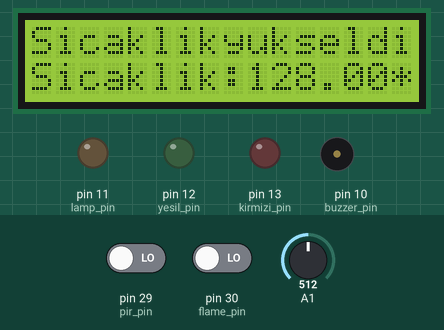
This sketch was run on a simulated Arduino Mega 2560, built with avr-gcc and run on an emulated ATmega2560. On the bench: 16×2 character LCD, output pins drawn as LEDs (lit = HIGH), buzzer (waves = sounding, pin HIGH). The test bench sets the inputs (shaded band); at power-on: A1 = 512, pin 29 (pir_pin) LOW, pin 30 (flame_pin) LOW.

Above: at 1.2 s.
1.3 s: A1 set to 416
At 1.7 s:
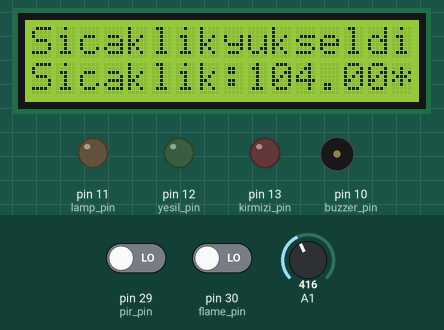
2.8 s: A1 set to 393
At 4.0 s:
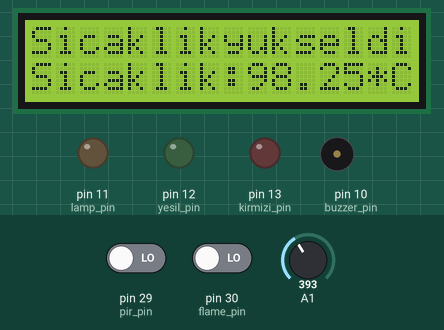
4.3 s: A1 set to 132
At 5.3 s:
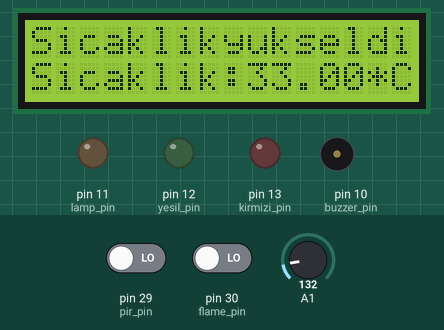
5.8 s: A1 set to 112
At 6.5 s:
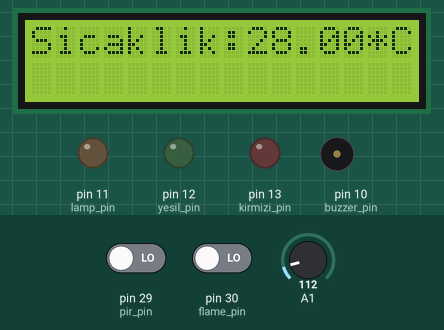
7.3 s: A1 set to 85
At 8.5 s:
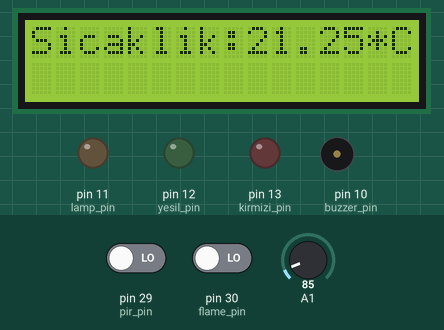
8.8 s: A1 set to 75
At 10.0 s:
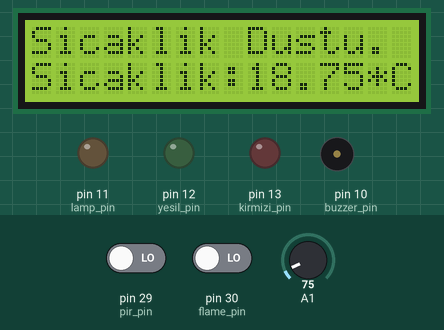
Timing chart, 0 to 11.3 s (numbered marks = the images above; inputs shaded):
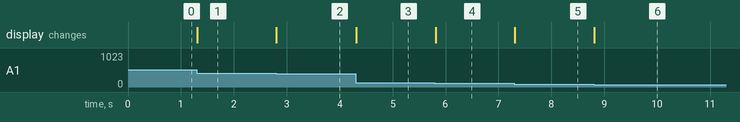

Measured:
- the behaviour switches between 400 and 399 on A1 (found by bisection; images 1 and 2)
- the behaviour switches between 121 and 120 on A1 (found by bisection; images 3 and 4)
- the behaviour switches between 80 and 79 on A1 (found by bisection; images 5 and 6)
- after the input at 1.3 s, the display: changes at once (image 1)
- after the input at 2.8 s, the display: changes at once (image 2)
- after the input at 4.3 s, the display: changes at once (image 3)
- after the input at 5.8 s, the display: changes at once (image 4)
- after the input at 7.3 s, the display: changes at once (image 5)
- after the input at 8.8 s, the display: changes at once (image 6)

The sketch:

Prolab2.ino
```cpp
#include <Keypad.h>
#include <LiquidCrystal.h>
const int rs=2,en=3,d4=4,d5=5,d6=6,d7=7;
LiquidCrystal lcd(rs,en,d4,d5,d6,d7);
const byte pir_pin=29;
const byte flame_pin=30;
const byte yesil_pin=12;
const byte kirmizi_pin=13;
const byte lamp_pin=11;
const byte buzzer_pin=10;
const byte satir_pin=4;
const byte sutun_pin=3;
const String password="1907";
String user_password="";
char eleman[satir_pin][sutun_pin]={{'1','2','3'},{'4','5','6'},{'7','8','9'},{'*','0','#'}};

byte satir_pinleri[]={25,26,27,28};
byte sutun_pinleri[]={24,23,22};

Keypad keypad1=Keypad(makeKeymap(eleman),satir_pinleri,sutun_pinleri,satir_pin,sutun_pin);

void Keypad_Function(){

  char karakter=keypad1.getKey();

  if(karakter){

    if(karakter=='#'){


        if(user_password==password){

          digitalWrite(yesil_pin,HIGH);
          digitalWrite(kirmizi_pin,LOW);

        }
        else{
          digitalWrite(kirmizi_pin,HIGH);
          digitalWrite(yesil_pin,LOW);
        }

        user_password="";
    }
    else if(karakter=='*'){

      user_password="";

      digitalWrite(yesil_pin,LOW);
      digitalWrite(kirmizi_pin,LOW);
    }
    else{

    user_password+=karakter;
    }
  }
}
void Pir_Function(){

int kontrol=digitalRead(pir_pin);

if(kontrol==HIGH){
digitalWrite(lamp_pin,HIGH);
}
else{
digitalWrite(lamp_pin,LOW);
}
}
void Flame_Function(){

int kontrol2=digitalRead(flame_pin);

if(kontrol2==HIGH){

 digitalWrite(buzzer_pin,HIGH);

}
else{
digitalWrite(buzzer_pin,LOW);
}
}
void Derece_Function(){


int value=analogRead(A1);

float celcius=(value/1024.0)*2560.0;
celcius=celcius/10.0;

if(celcius<20){
lcd.setCursor(0,0);
lcd.print("Sicaklik Dustu. ");
lcd.setCursor(0,1);
lcd.print("Sicaklik:");
lcd.print(celcius);
lcd.print("*C");
}
else if(celcius>30){
  lcd.setCursor(0,0);
  lcd.print("Sicaklikyukseldi");
  lcd.setCursor(0,1);
  lcd.print("Sicaklik:");
  lcd.print(celcius);
  lcd.print("*C");
}
else{
lcd.setCursor(0,0);
lcd.print("Sicaklik:");
lcd.print(celcius);
lcd.print("*C");
lcd.setCursor(0,1);
lcd.print("                                       ");

}
}


void setup() {
Serial.begin(9600);
lcd.begin(16,2);
analogReference(INTERNAL2V56);
pinMode(yesil_pin,OUTPUT);
pinMode(kirmizi_pin,OUTPUT);
pinMode(lamp_pin,OUTPUT);
pinMode(buzzer_pin,OUTPUT);

}

void loop() {
Derece_Function();
Keypad_Function();
Pir_Function();
Flame_Function();

}
```
